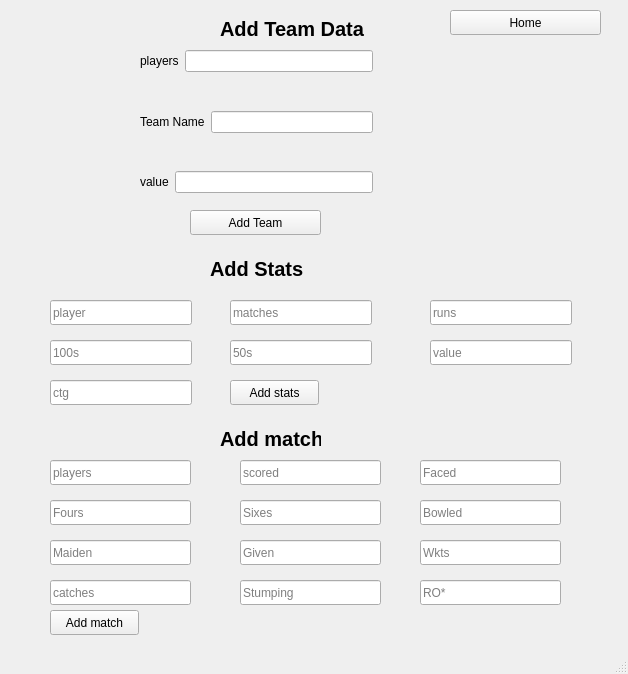
<?xml version="1.0" encoding="UTF-8"?>
<ui version="4.0">
 <class>New_Team</class>
 <widget class="QMainWindow" name="New_Team">
  <property name="geometry">
   <rect>
    <x>0</x>
    <y>0</y>
    <width>628</width>
    <height>674</height>
   </rect>
  </property>
  <property name="windowTitle">
   <string>New_Team</string>
  </property>
  <widget class="QWidget" name="centralwidget">
   <widget class="QPushButton" name="addteam">
    <property name="geometry">
     <rect>
      <x>190</x>
      <y>210</y>
      <width>131</width>
      <height>25</height>
     </rect>
    </property>
    <property name="text">
     <string>Add Team</string>
    </property>
   </widget>
   <widget class="QPushButton" name="Home">
    <property name="geometry">
     <rect>
      <x>450</x>
      <y>10</y>
      <width>151</width>
      <height>25</height>
     </rect>
    </property>
    <property name="text">
     <string>Home</string>
    </property>
   </widget>
   <widget class="QLabel" name="Add_stats_lable">
    <property name="geometry">
     <rect>
      <x>210</x>
      <y>260</y>
      <width>101</width>
      <height>17</height>
     </rect>
    </property>
    <property name="font">
     <font>
      <pointsize>15</pointsize>
      <bold>true</bold>
     </font>
    </property>
    <property name="text">
     <string>Add Stats</string>
    </property>
   </widget>
   <widget class="QLineEdit" name="player_inp">
    <property name="geometry">
     <rect>
      <x>50</x>
      <y>300</y>
      <width>142</width>
      <height>25</height>
     </rect>
    </property>
    <property name="placeholderText">
     <string>player</string>
    </property>
   </widget>
   <widget class="QLineEdit" name="metches_inp">
    <property name="geometry">
     <rect>
      <x>230</x>
      <y>300</y>
      <width>142</width>
      <height>25</height>
     </rect>
    </property>
    <property name="placeholderText">
     <string>matches</string>
    </property>
   </widget>
   <widget class="QLabel" name="Add_team_data_label">
    <property name="geometry">
     <rect>
      <x>220</x>
      <y>20</y>
      <width>161</width>
      <height>17</height>
     </rect>
    </property>
    <property name="font">
     <font>
      <pointsize>15</pointsize>
      <bold>true</bold>
     </font>
    </property>
    <property name="text">
     <string>Add Team Data</string>
    </property>
   </widget>
   <widget class="QLineEdit" name="runs_inp">
    <property name="geometry">
     <rect>
      <x>430</x>
      <y>300</y>
      <width>142</width>
      <height>25</height>
     </rect>
    </property>
    <property name="placeholderText">
     <string>runs</string>
    </property>
   </widget>
   <widget class="QLineEdit" name="hundreds_inp">
    <property name="geometry">
     <rect>
      <x>50</x>
      <y>340</y>
      <width>142</width>
      <height>25</height>
     </rect>
    </property>
    <property name="placeholderText">
     <string>100s</string>
    </property>
   </widget>
   <widget class="QLineEdit" name="fifties_inp">
    <property name="geometry">
     <rect>
      <x>230</x>
      <y>340</y>
      <width>142</width>
      <height>25</height>
     </rect>
    </property>
    <property name="placeholderText">
     <string>50s</string>
    </property>
   </widget>
   <widget class="QLineEdit" name="value_inp">
    <property name="geometry">
     <rect>
      <x>430</x>
      <y>340</y>
      <width>142</width>
      <height>25</height>
     </rect>
    </property>
    <property name="placeholderText">
     <string>value</string>
    </property>
   </widget>
   <widget class="QLineEdit" name="ctg_inp">
    <property name="geometry">
     <rect>
      <x>50</x>
      <y>380</y>
      <width>142</width>
      <height>25</height>
     </rect>
    </property>
    <property name="placeholderText">
     <string>ctg</string>
    </property>
   </widget>
   <widget class="QLabel" name="Add_match_lable">
    <property name="geometry">
     <rect>
      <x>220</x>
      <y>430</y>
      <width>101</width>
      <height>17</height>
     </rect>
    </property>
    <property name="font">
     <font>
      <pointsize>15</pointsize>
      <bold>true</bold>
     </font>
    </property>
    <property name="text">
     <string>Add match</string>
    </property>
   </widget>
   <widget class="QPushButton" name="addstats_btn">
    <property name="geometry">
     <rect>
      <x>230</x>
      <y>380</y>
      <width>89</width>
      <height>25</height>
     </rect>
    </property>
    <property name="text">
     <string>Add stats</string>
    </property>
   </widget>
   <widget class="QLineEdit" name="players_match_inp">
    <property name="geometry">
     <rect>
      <x>50</x>
      <y>460</y>
      <width>141</width>
      <height>25</height>
     </rect>
    </property>
    <property name="placeholderText">
     <string>players</string>
    </property>
   </widget>
   <widget class="QLineEdit" name="players_scored_inp">
    <property name="geometry">
     <rect>
      <x>240</x>
      <y>460</y>
      <width>141</width>
      <height>25</height>
     </rect>
    </property>
    <property name="placeholderText">
     <string>scored</string>
    </property>
   </widget>
   <widget class="QLineEdit" name="players_faced_inp">
    <property name="geometry">
     <rect>
      <x>420</x>
      <y>460</y>
      <width>141</width>
      <height>25</height>
     </rect>
    </property>
    <property name="placeholderText">
     <string>Faced</string>
    </property>
   </widget>
   <widget class="QLineEdit" name="players_fours_inp">
    <property name="geometry">
     <rect>
      <x>50</x>
      <y>500</y>
      <width>141</width>
      <height>25</height>
     </rect>
    </property>
    <property name="placeholderText">
     <string>Fours</string>
    </property>
   </widget>
   <widget class="QLineEdit" name="players_sixes_inp">
    <property name="geometry">
     <rect>
      <x>240</x>
      <y>500</y>
      <width>141</width>
      <height>25</height>
     </rect>
    </property>
    <property name="placeholderText">
     <string>Sixes</string>
    </property>
   </widget>
   <widget class="QLineEdit" name="players_bowled_inp">
    <property name="geometry">
     <rect>
      <x>420</x>
      <y>500</y>
      <width>141</width>
      <height>25</height>
     </rect>
    </property>
    <property name="placeholderText">
     <string>Bowled</string>
    </property>
   </widget>
   <widget class="QLineEdit" name="players_wkts_inp">
    <property name="geometry">
     <rect>
      <x>420</x>
      <y>540</y>
      <width>141</width>
      <height>25</height>
     </rect>
    </property>
    <property name="placeholderText">
     <string>Wkts</string>
    </property>
   </widget>
   <widget class="QLineEdit" name="players_given_inp">
    <property name="geometry">
     <rect>
      <x>240</x>
      <y>540</y>
      <width>141</width>
      <height>25</height>
     </rect>
    </property>
    <property name="placeholderText">
     <string>Given</string>
    </property>
   </widget>
   <widget class="QLineEdit" name="players_maiden_inp">
    <property name="geometry">
     <rect>
      <x>50</x>
      <y>540</y>
      <width>141</width>
      <height>25</height>
     </rect>
    </property>
    <property name="placeholderText">
     <string>Maiden</string>
    </property>
   </widget>
   <widget class="QLineEdit" name="players_stumping_inp">
    <property name="geometry">
     <rect>
      <x>240</x>
      <y>580</y>
      <width>141</width>
      <height>25</height>
     </rect>
    </property>
    <property name="placeholderText">
     <string>Stumping</string>
    </property>
   </widget>
   <widget class="QLineEdit" name="players_ro_inp">
    <property name="geometry">
     <rect>
      <x>420</x>
      <y>580</y>
      <width>141</width>
      <height>25</height>
     </rect>
    </property>
    <property name="placeholderText">
     <string>RO*</string>
    </property>
   </widget>
   <widget class="QPushButton" name="addMatch_btn">
    <property name="geometry">
     <rect>
      <x>50</x>
      <y>610</y>
      <width>89</width>
      <height>25</height>
     </rect>
    </property>
    <property name="text">
     <string>Add match</string>
    </property>
   </widget>
   <widget class="QLabel" name="is_data_added">
    <property name="geometry">
     <rect>
      <x>220</x>
      <y>620</y>
      <width>301</width>
      <height>17</height>
     </rect>
    </property>
    <property name="font">
     <font>
      <pointsize>13</pointsize>
      <bold>true</bold>
     </font>
    </property>
    <property name="styleSheet">
     <string notr="true">color:rgb(26, 95, 180)</string>
    </property>
    <property name="text">
     <string/>
    </property>
   </widget>
   <widget class="QLineEdit" name="players_catches_inp">
    <property name="geometry">
     <rect>
      <x>50</x>
      <y>580</y>
      <width>141</width>
      <height>25</height>
     </rect>
    </property>
    <property name="placeholderText">
     <string>catches</string>
    </property>
   </widget>
   <widget class="QWidget" name="">
    <property name="geometry">
     <rect>
      <x>140</x>
      <y>50</y>
      <width>233</width>
      <height>143</height>
     </rect>
    </property>
    <layout class="QVBoxLayout" name="verticalLayout">
     <item>
      <layout class="QHBoxLayout" name="horizontalLayout_2">
       <item>
        <widget class="QLabel" name="Players">
         <property name="text">
          <string>players</string>
         </property>
        </widget>
       </item>
       <item>
        <widget class="QLineEdit" name="players"/>
       </item>
      </layout>
     </item>
     <item>
      <spacer name="verticalSpacer_2">
       <property name="orientation">
        <enum>Qt::Vertical</enum>
       </property>
       <property name="sizeHint" stdset="0">
        <size>
         <width>20</width>
         <height>18</height>
        </size>
       </property>
      </spacer>
     </item>
     <item>
      <layout class="QHBoxLayout" name="horizontalLayout">
       <item>
        <widget class="QLabel" name="TeamName">
         <property name="text">
          <string>Team Name</string>
         </property>
        </widget>
       </item>
       <item>
        <widget class="QLineEdit" name="teamname"/>
       </item>
      </layout>
     </item>
     <item>
      <spacer name="verticalSpacer">
       <property name="orientation">
        <enum>Qt::Vertical</enum>
       </property>
       <property name="sizeHint" stdset="0">
        <size>
         <width>20</width>
         <height>18</height>
        </size>
       </property>
      </spacer>
     </item>
     <item>
      <layout class="QHBoxLayout" name="horizontalLayout_3">
       <item>
        <widget class="QLabel" name="Value">
         <property name="text">
          <string>value</string>
         </property>
        </widget>
       </item>
       <item>
        <widget class="QLineEdit" name="value"/>
       </item>
      </layout>
     </item>
    </layout>
   </widget>
  </widget>
  <widget class="QMenuBar" name="menubar">
   <property name="geometry">
    <rect>
     <x>0</x>
     <y>0</y>
     <width>628</width>
     <height>22</height>
    </rect>
   </property>
  </widget>
  <widget class="QStatusBar" name="statusbar"/>
 </widget>
 <resources/>
 <connections/>
</ui>
